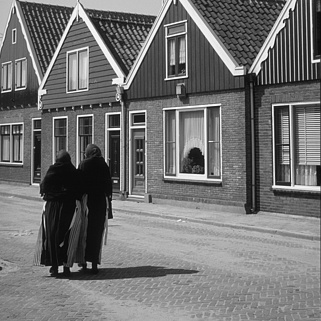
%> input picture Assignments/Assigmnent 1/CV_assignment_i235/i235.png, 321 x 321 px
$ octave Noise_generation_i235.m   (GNU Octave 9; MATLAB toolbox functions it lacks are replaced by stand-ins)
%> lines starting %> are read from the running program, lines starting %| are printed output that depends on the picture

IN = imread('i235.png');
%> IN is the input picture: size 321x321 uint8; min 3, max 251, mean 114.8
if size(IN,3)==3, IN = rgb2gray(IN); end

% --- Original ---
figure; imshow(IN,[]); title('Original'); colormap gray;
showHist(IN, 'Histogram original');
%> in showHist, `[c,b] = imhist(I,256);`: c = 256 values, max 978 at index 13, min 0 at index 1, mean 402.5; b = 256 values from 0 to 255
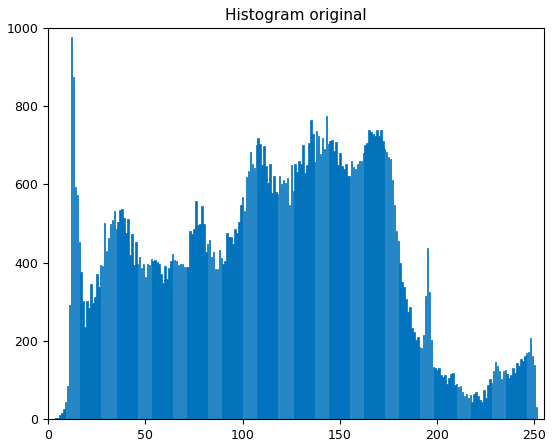
%> figure redrawn from the program's plot data; tallest bar 978 high, from x = 11.6 to 12.4

%% Gaussian noise application

% --- Gaussian Noise ---
outG = double(IN) + 20*randn(size(IN));
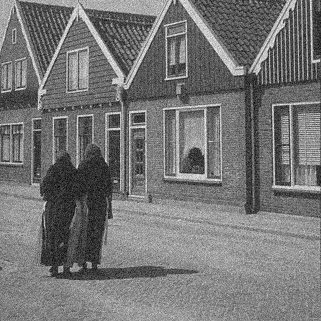
%> outG: size 321x321 double; min -57.4, max 313.6, mean 114.7; drawn with min black and max white
outG = uint8(min(max(outG,0),255));
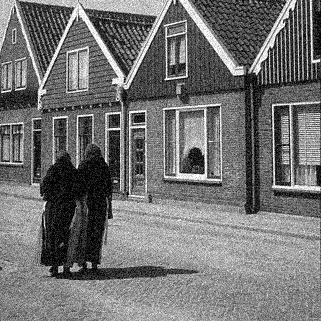
%> outG: size 321x321 uint8; min 0, max 255, mean 114.8
figure; imshow(outG,[]); title('Gaussian \sigma=20'); colormap gray;
showHist(outG, 'Histogram (Gaussian)');
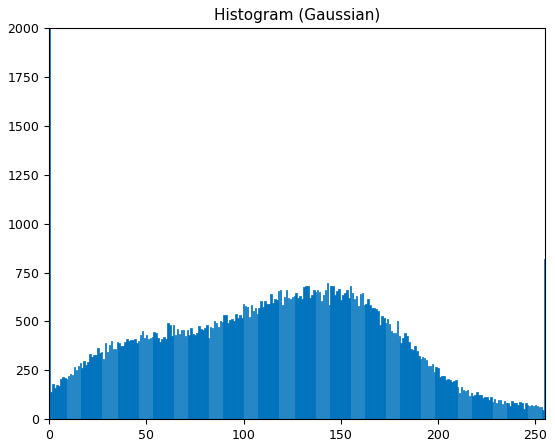
%> figure redrawn from the program's plot data; tallest bar 1996 high, from x = -0.4 to 0.4


%% Salt & pepper noise application and filtering

% --- Salt & Pepper ---
outSP = imnoise(IN,'salt & pepper',0.2);
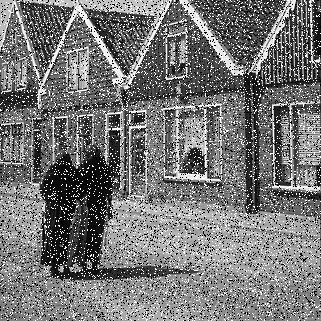
%> outSP: size 321x321 uint8; min 0, max 255, mean 117.5
figure; imshow(outSP,[]); title('Salt & Pepper 20%'); colormap gray;
showHist(outSP, 'Histogram (Salt & Pepper)');
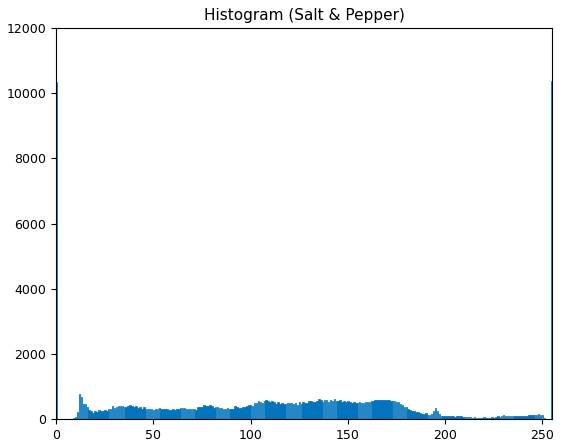
%> figure redrawn from the program's plot data; tallest bar 10389 high, from x = 254.6 to 255.4


%function described to fix a histogram graphics related issue that kept
%showing. I used a "showHist" function call instead of "imhist" function
%(that kept showing the histogram graphic bug).

function showHist(I, ttl)
    % I   = image (uint8 or double)
    % ttl = title
    if ~isa(I,'uint8'), I = uint8(I); end
    [c,b] = imhist(I,256);
    figure;
    bar(b, c, 'EdgeColor','none');  %net color and not linked with colormap
    xlim([0 255]); title(ttl);
    set(gcf,'Color','w'); set(gca,'Box','on');

end
